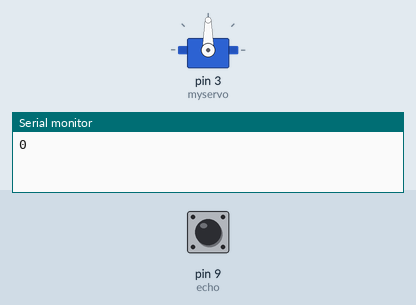
The sketch below on a simulated Arduino Uno, built with avr-gcc and run on an emulated ATmega328P. Parts: servo, the last lines printed to the serial monitor. The test bench sets the inputs (shaded band); at power-on: pin 9 (echo) LOW.

Above: at 1.2 s.
1.3 s: pin 9 (echo) pulsed HIGH 5 times (0.12 s each, 0.3 s apart)
At 4.3 s:
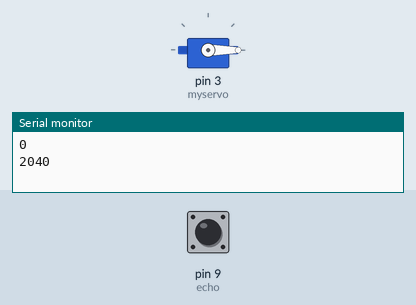
At 6.3 s:
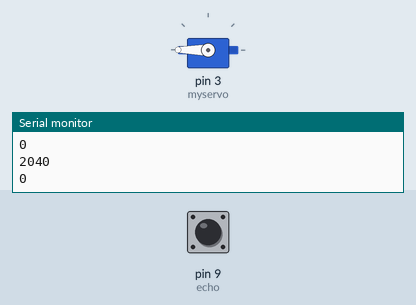
Timing chart, 0 to 7.8 s (numbered marks = the images above; inputs shaded):
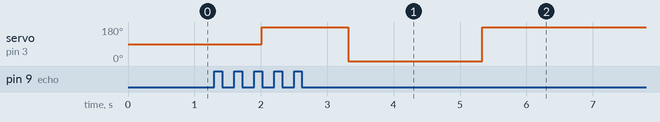

The sketch:

auto_land.ino
```cpp
#include <Servo.h>
Servo myservo ;
const int trig = 8;
const int echo = 9;
int dis ;
long duration;

void setup()
{
  myservo.attach(3);
  pinMode(trig,OUTPUT);
  pinMode(echo,INPUT);
  Serial.begin(9600);
}

void loop()
{
   digitalWrite(trig,LOW);
  delay(2);
  digitalWrite(trig,HIGH);
  delay(10);
  digitalWrite(trig,LOW);
  duration = pulseIn(echo,HIGH);
  dis = duration*0.034/2;
  Serial.println(dis);
  delay(1000);
  if (dis<=10)
  myservo.write(180);
  if(dis>=15)
  myservo.write(0);

}
```
